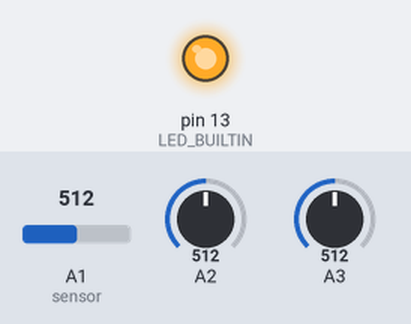
This sketch was run on a simulated Arduino Uno, built with avr-gcc and run on an emulated ATmega328P. Shown: output pins drawn as LEDs (lit = HIGH). Inputs (shaded band) come from the test bench; at power-on: A1 (sensor) = 512, A2 = 512, A3 = 512.

Above: at 0.1 s.
Timing chart, 0 to 1.6 s (numbered marks = the images above):
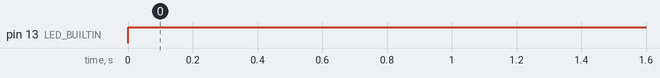

The sketch:

arduino.ino
```cpp
void setup() {
  Serial.begin(9600);     // Communication started with 9600 baud
}
void loop() {
  int inputThreshold = 500;
  boolean rain = false;
  //delay(10);
  int alice = analogRead(A1); // Incoming analog signal read and appointed sensor
  int bob = analogRead(A2);
  int charlie = analogRead(A3);
  pinMode(LED_BUILTIN, OUTPUT);
  if (alice > inputThreshold && bob > inputThreshold) {
    digitalWrite(LED_BUILTIN, HIGH);
    rain = true;
  } else if (alice > inputThreshold && charlie > inputThreshold) {
    digitalWrite(LED_BUILTIN, HIGH);
    rain = true;
  } else if (bob > inputThreshold && charlie > inputThreshold) {
    digitalWrite(LED_BUILTIN, HIGH);
    rain = true;
  } else {
    digitalWrite(LED_BUILTIN, LOW);
    rain = false;
  }

}
```

Measured:
- by itself, pin 13 (LED_BUILTIN): LOW → HIGH at 0.00 s
